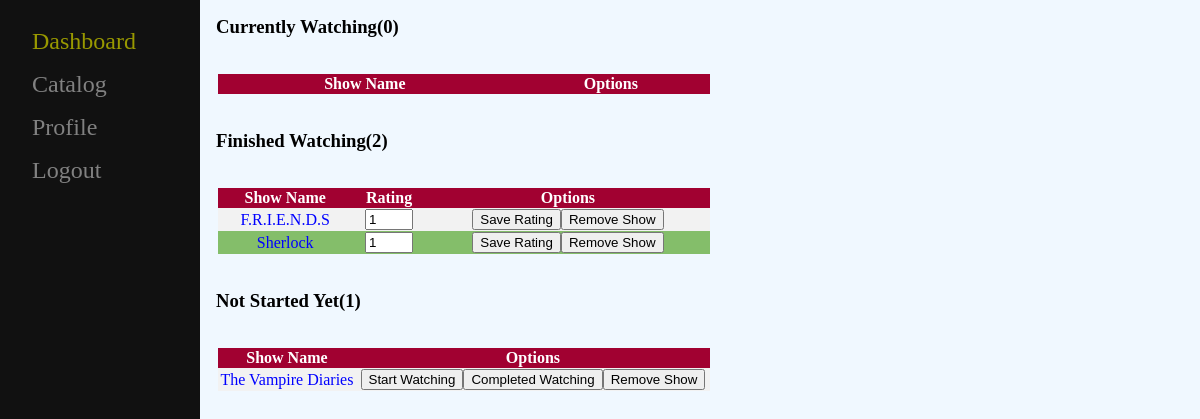
Screenshot of /html/home.php?user=alpha with the database file from the repository.
### tables this page shows
CREATE TABLE `shows` (
  `id` int(11) NOT NULL,
  `title` varchar(30) NOT NULL,
  `synopsis` varchar(1000) NOT NULL,
  `seasons` int(11) NOT NULL,
  `episodes` int(11) NOT NULL,
  `air_date` date NOT NULL,
  `genre` varchar(30) NOT NULL,
  `lang` varchar(30) NOT NULL,
  `status` int(11) NOT NULL,
  `end_date` date DEFAULT NULL,
  `channel` varchar(30) NOT NULL
);

CREATE TABLE `user_watchlist` (
  `username` varchar(30) NOT NULL,
  `show_id` int(11) NOT NULL,
  `status` int(11) NOT NULL DEFAULT 0,
  `rating` int(11) NOT NULL DEFAULT 1
);

### html/home.php (the view, shortened to what this page needs)
<!DOCTYPE html>
<html>
<head>
	<link rel="stylesheet" type="text/css" href="../css/navigation.css">
	<link rel="stylesheet" type="text/css" href="../css/dashboard.css">
</head>
<body>
	<div id="mySidenav" class="sidenav">
	  <a href="home.php?user=<?php echo $_GET['user'] ?>" class="active">Dashboard</a>
	  <a href="catalog.php?user=<?php echo $_GET['user'] ?>">Catalog</a>
	  <a href="profile.php?user=<?php echo $_GET['user'] ?>">Profile</a>
	  <a href="login.php">Logout</a>
	</div>
	<div id="main">
		<h3>Currently Watching(<?php
			$conn = new mysqli("localhost", "root", "", "tv_show");
			$sql = "select count(*) as tot from user_watchlist where username='".$_GET["user"]."' and status=1";
			$result = $conn -> query($sql);
			$row = $result -> fetch_assoc();
			echo $row["tot"];
		?>)</h3>
		<br>
			<table>
				<tr>
					<th>Show Name</th>
					<th>Options</th>
				</tr>
			</table>
		<br>
		<h3>Finished Watching(<?php
			$conn = new mysqli("localhost", "root", "", "tv_show");
			$sql = "select count(*) as tot from user_watchlist where username='".$_GET["user"]."' and status=2";
			$result = $conn -> query($sql);
			$row = $result -> fetch_assoc();
			echo $row["tot"];
		?>)</h3>
		<br>
		<table>
			<tr>
				<th>Show Name</th>
				<th>Rating</th>
				<th>Options</th>
			</tr>
			<?php
				$conn = new mysqli("localhost", "root", "", "tv_show");
				$sql = "select title, id from shows where id in (select show_id from user_watchlist where username='".$_GET["user"]."' and status=2)";
				$result1 = $conn -> query($sql);
				while ($row1 = $result1 -> fetch_assoc()) {
					$sql = "select rating from user_watchlist where username='".$_GET["user"]."' and show_id='".$row1["id"]."'";
					$result = $conn -> query($sql);
					$row = $result -> fetch_assoc();
					echo "<tr><td><a href='show_details.php?id=".$row1["id"]."&user=".$_GET["user"]."'>".$row1["title"]."</a></td><td><form action='../php/home.php' method='post'><input type='number' value='".$row["rating"]."' min='1' max='5' name='rating'></td><td>"."<input type='hidden' name='user' value='".$_GET["user"]."'><input type='hidden' name='id' value='".$row1["id"]."'><input type='submit' name='rate' value='Save Rating'><input type='submit' name='remove' value='Remove Show'></form>"."</td></tr>";
				}
			?>
		</table>
		<br>
		<h3>Not Started Yet(<?php
			$conn = new mysqli("localhost", "root", "", "tv_show");
			$sql = "select count(*) as tot from user_watchlist where username='".$_GET["user"]."' and status=0";
			$result = $conn -> query($sql);
			$row = $result -> fetch_assoc();
			echo $row["tot"];
		?>)</h3>
		<br>
			<table>
				<tr>
					<th>Show Name</th>
					<th>Options</th>
				</tr>
				<?php
					$conn = new mysqli("localhost", "root", "", "tv_show");
	    			$sql = "select id, title from shows where id in (select show_id from user_watchlist where username='".$_GET["user"]."' and status=0)";
	    			$result = $conn -> query($sql);
	    			while ($row = $result -> fetch_assoc())
	    				echo "<tr><td><a href='show_details.php?id=".$row["id"]."&user=".$_GET["user"]."'>".$row["title"]."</td><td>"."<form action='../php/home.php' method='post'><input type='hidden' name='user' value='".$_GET["user"]."'><input type='hidden' name='id' value='".$row["id"]."'><input type='submit' name='start' value='Start Watching'><input type='submit' name='stop' value='Completed Watching'><input type='submit' name='remove' value='Remove Show'></form>"."</td></tr>";
				?>
			</table>
		<br>
	</div>
</body>
</html>

### css/navigation.css (style rules this page uses)
.sidenav { height: 100%; width: 200px; position: fixed; top: 0; left: 0; background-color: #111; padding-top: 20px; }
body { background-color: #F0F8FF; }
table th { background-color: #A10131; color: white; }
table tr:nth-child(even) { background-color: #F2F2F2; }
table tr:nth-child(odd) { background-color: #84BE6A; }
.sidenav a { padding: 8px 8px 8px 32px; text-decoration: none; font-size: 24px; color: #818181; display: block; transition: 0.3s; }
#main a { text-decoration: none; color: blue; }
.sidenav .active { color: #999900; }
#main { margin-left: 200px; overflow-x: hidden; }

### css/dashboard.css (style rules this page uses)
h3 { margin: 8px; }
table { border-collapse: collapse; width: 50%; margin: 10px; padding: 10px; color: #D96459; text-align: center; }

### rows the page displays
shows: title "F.R.I.E.N.D.S", rating "1"
shows: title "Sherlock", rating "1"
shows: title "The Vampire Diaries"

### other values shown
$row["tot"] "0"
$row["tot"] "2"
$row["tot"] "1"
